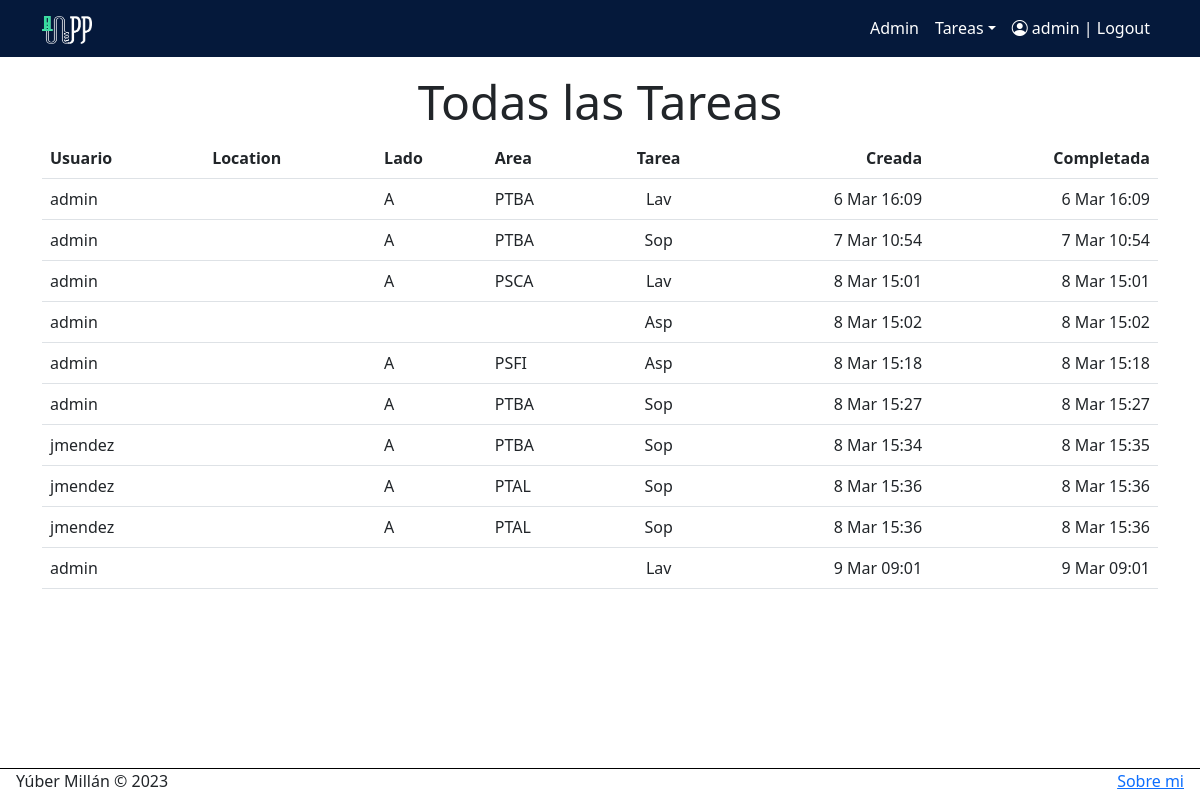
The page /all_tasks/ (signed in) on the database as committed earlier.
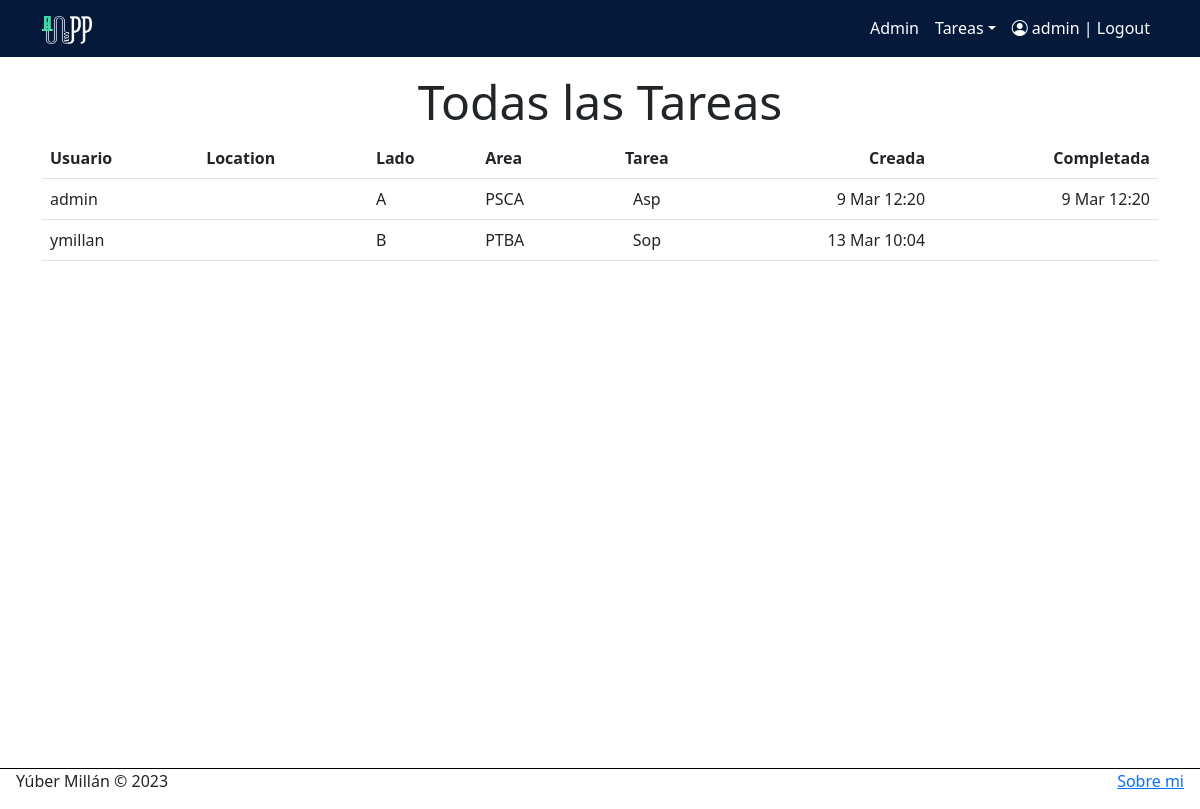
The same page on the database as committed later.
### tasks/models.py (models this page shows, shortened)
class Task(models.Model):
    galpon = models.IntegerField(default=1)
    user = models.ForeignKey(User, on_delete=models.CASCADE)
    location = models.CharField(choices=UBICACION, max_length=3)
    zona = models.CharField(choices=ZONAS, max_length=1, blank=True)
    area = models.CharField(choices=AREA, max_length=4, blank=True)
    tarea = models.CharField(choices=TASK, max_length=3, default=None)
    created = models.DateTimeField(auto_now_add=True)
    datecompleted = models.DateTimeField(null=True, blank=True)

### tasks/views.py (the view)
# urls.py: path('all_tasks/', views.all_tasks, name='all_tasks'),
@login_required
def all_tasks(request):
    tasks = Task.objects.all()
    return render(request, 'all_tasks.html', {"tasks": tasks})

### tasks/templates/all_tasks.html (shortened to what this page needs)
{% extends 'base.html' %} {% block content %}
<h1 class="display-5 text-center">Todas las Tareas</h1>
    <table class="table">
        <thead>
            <tr>
                <th scope="col">Usuario</th>
                <th scope="col">Location</th>
                <th scope="col">Lado</th>
                <th scope="col">Area</th>
                <th scope="col" style="text-align:center;">Tarea</th>
                <th scope="col" style="text-align:right;">Creada</th>
                <th scope="col" style="text-align:right;">Completada</th>
            </tr>
        </thead>
        {% for task in tasks %}
        <tbody>
            <tr>
                <td style="max-width: 200px;">{{task.user}} </a></td>
                <td style="max-width: 200px;">{{task.modulo}} </a></td>
                <td style="max-width: 200px;">{{task.zona}} </a></td>
                <td style="max-width: 200px;">{{task.area}} </a></td>
                <td style="max-width: 200px; text-align:center;">{{task.tarea}} </a></td>
                <td style="max-width: 200px; text-align:right;">{{task.created|date:'j M H:i'}}</a></td>
                <td style="max-width: 200px; text-align:right;">{{task.datecompleted|date:'j M H:i'}}</a></td>
            </tr>
        </tbody>
        {% endfor %}
    </table>
    {% endblock %}

Rows that differ between the two databases and show on the page:
removed Task: user "admin", zona "A", area "PTBA", tarea "Lav", created "6 Mar 16:09", datecompleted "6 Mar 16:09"
removed Task: user "admin", zona "A", area "PTBA", tarea "Sop", created "7 Mar 10:54", datecompleted "7 Mar 10:54"
removed Task: user "admin", zona "A", area "PSCA", tarea "Lav", created "8 Mar 15:01", datecompleted "8 Mar 15:01"
removed Task: user "admin", tarea "Asp", created "8 Mar 15:02", datecompleted "8 Mar 15:02"
removed Task: user "admin", zona "A", area "PSFI", tarea "Asp", created "8 Mar 15:18", datecompleted "8 Mar 15:18"
removed Task: user "admin", zona "A", area "PTBA", tarea "Sop", created "8 Mar 15:27", datecompleted "8 Mar 15:27"
removed Task: user "jmendez", zona "A", area "PTBA", tarea "Sop", created "8 Mar 15:34", datecompleted "8 Mar 15:35"
removed Task: user "jmendez", zona "A", area "PTAL", tarea "Sop", created "8 Mar 15:36", datecompleted "8 Mar 15:36"
removed Task: user "jmendez", zona "A", area "PTAL", tarea "Sop", created "8 Mar 15:36", datecompleted "8 Mar 15:36"
removed Task: user "admin", tarea "Lav", created "9 Mar 09:01", datecompleted "9 Mar 09:01"
added Task: user "admin", zona "A", area "PSCA", tarea "Asp", created "9 Mar 12:20", datecompleted "9 Mar 12:20"
added Task: user "ymillan", zona "B", area "PTBA", tarea "Sop", created "13 Mar 10:04"
